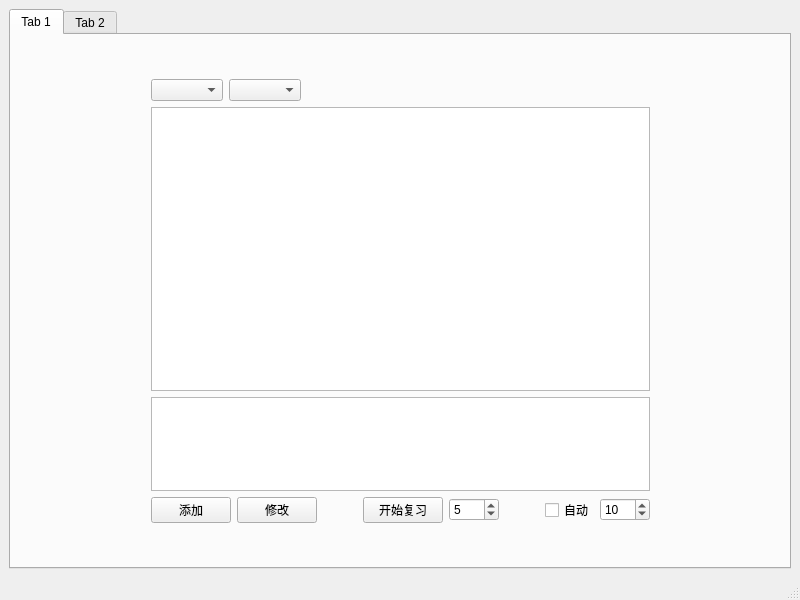
<?xml version="1.0" encoding="UTF-8"?>
<ui version="4.0">
 <class>MainWindow</class>
 <widget class="QMainWindow" name="MainWindow">
  <property name="geometry">
   <rect>
    <x>0</x>
    <y>0</y>
    <width>800</width>
    <height>600</height>
   </rect>
  </property>
  <property name="windowTitle">
   <string>MainWindow</string>
  </property>
  <widget class="QWidget" name="centralwidget">
   <layout class="QGridLayout" name="gridLayout">
    <item row="0" column="0">
     <widget class="QTabWidget" name="tabWidget">
      <widget class="QWidget" name="tab">
       <attribute name="title">
        <string>Tab 1</string>
       </attribute>
       <layout class="QGridLayout" name="gridLayout_2">
        <item row="1" column="0">
         <spacer name="horizontalSpacer_3">
          <property name="orientation">
           <enum>Qt::Horizontal</enum>
          </property>
          <property name="sizeHint" stdset="0">
           <size>
            <width>40</width>
            <height>20</height>
           </size>
          </property>
         </spacer>
        </item>
        <item row="1" column="1">
         <layout class="QVBoxLayout" name="verticalLayout" stretch="0,3,1,0">
          <item>
           <layout class="QHBoxLayout" name="horizontalLayout_2">
            <item>
             <widget class="QComboBox" name="comboBox"/>
            </item>
            <item>
             <widget class="QComboBox" name="comboBox_2"/>
            </item>
            <item>
             <spacer name="horizontalSpacer_5">
              <property name="orientation">
               <enum>Qt::Horizontal</enum>
              </property>
              <property name="sizeHint" stdset="0">
               <size>
                <width>40</width>
                <height>20</height>
               </size>
              </property>
             </spacer>
            </item>
           </layout>
          </item>
          <item>
           <widget class="QTextEdit" name="textEdit">
            <property name="minimumSize">
             <size>
              <width>0</width>
              <height>150</height>
             </size>
            </property>
           </widget>
          </item>
          <item>
           <widget class="QTextEdit" name="textEdit_2"/>
          </item>
          <item>
           <layout class="QHBoxLayout" name="horizontalLayout">
            <item>
             <widget class="QPushButton" name="pushButton">
              <property name="text">
               <string>添加</string>
              </property>
             </widget>
            </item>
            <item>
             <widget class="QPushButton" name="pushButton_2">
              <property name="text">
               <string>修改</string>
              </property>
             </widget>
            </item>
            <item>
             <spacer name="horizontalSpacer">
              <property name="orientation">
               <enum>Qt::Horizontal</enum>
              </property>
              <property name="sizeHint" stdset="0">
               <size>
                <width>40</width>
                <height>20</height>
               </size>
              </property>
             </spacer>
            </item>
            <item>
             <widget class="QPushButton" name="pushButton_3">
              <property name="text">
               <string>开始复习</string>
              </property>
             </widget>
            </item>
            <item>
             <widget class="QSpinBox" name="spinBox">
              <property name="minimumSize">
               <size>
                <width>50</width>
                <height>0</height>
               </size>
              </property>
              <property name="toolTip">
               <string>延时显示答案</string>
              </property>
              <property name="minimum">
               <number>3</number>
              </property>
              <property name="value">
               <number>5</number>
              </property>
             </widget>
            </item>
            <item>
             <spacer name="horizontalSpacer_2">
              <property name="orientation">
               <enum>Qt::Horizontal</enum>
              </property>
              <property name="sizeHint" stdset="0">
               <size>
                <width>40</width>
                <height>20</height>
               </size>
              </property>
             </spacer>
            </item>
            <item>
             <widget class="QCheckBox" name="checkBox">
              <property name="text">
               <string>自动</string>
              </property>
             </widget>
            </item>
            <item>
             <widget class="QSpinBox" name="spinBox_2">
              <property name="minimumSize">
               <size>
                <width>50</width>
                <height>0</height>
               </size>
              </property>
              <property name="toolTip">
               <string>间隔时间</string>
              </property>
              <property name="minimum">
               <number>5</number>
              </property>
              <property name="value">
               <number>10</number>
              </property>
             </widget>
            </item>
           </layout>
          </item>
         </layout>
        </item>
        <item row="0" column="1">
         <spacer name="verticalSpacer">
          <property name="orientation">
           <enum>Qt::Vertical</enum>
          </property>
          <property name="sizeHint" stdset="0">
           <size>
            <width>20</width>
            <height>40</height>
           </size>
          </property>
         </spacer>
        </item>
        <item row="1" column="2">
         <spacer name="horizontalSpacer_4">
          <property name="orientation">
           <enum>Qt::Horizontal</enum>
          </property>
          <property name="sizeHint" stdset="0">
           <size>
            <width>40</width>
            <height>20</height>
           </size>
          </property>
         </spacer>
        </item>
        <item row="2" column="1">
         <spacer name="verticalSpacer_2">
          <property name="orientation">
           <enum>Qt::Vertical</enum>
          </property>
          <property name="sizeHint" stdset="0">
           <size>
            <width>20</width>
            <height>40</height>
           </size>
          </property>
         </spacer>
        </item>
       </layout>
      </widget>
      <widget class="QWidget" name="tab_2">
       <attribute name="title">
        <string>Tab 2</string>
       </attribute>
      </widget>
     </widget>
    </item>
   </layout>
  </widget>
  <widget class="QStatusBar" name="statusbar"/>
 </widget>
 <resources/>
 <connections/>
</ui>
